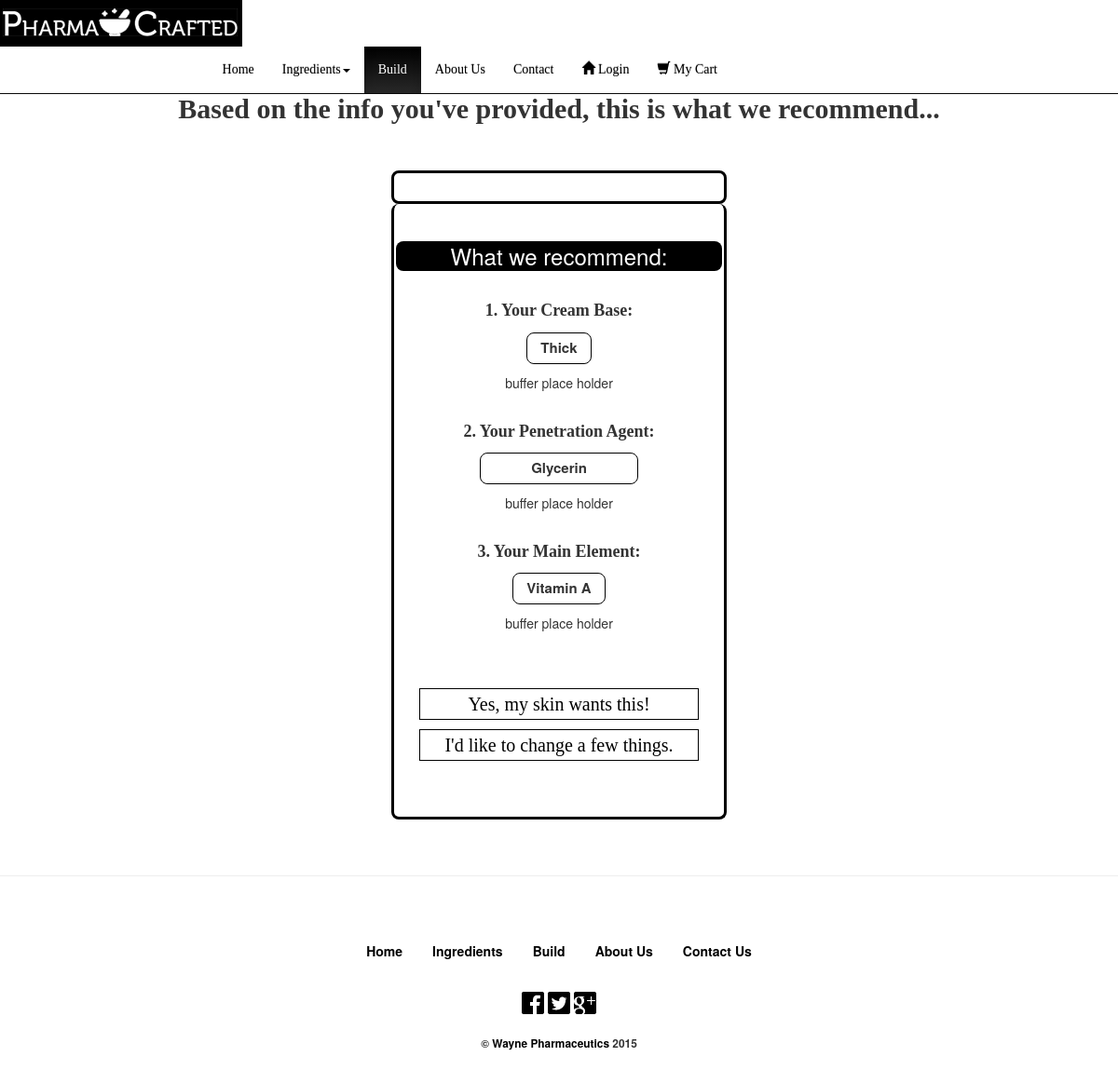
Page /users/1/result on the earlier database version.
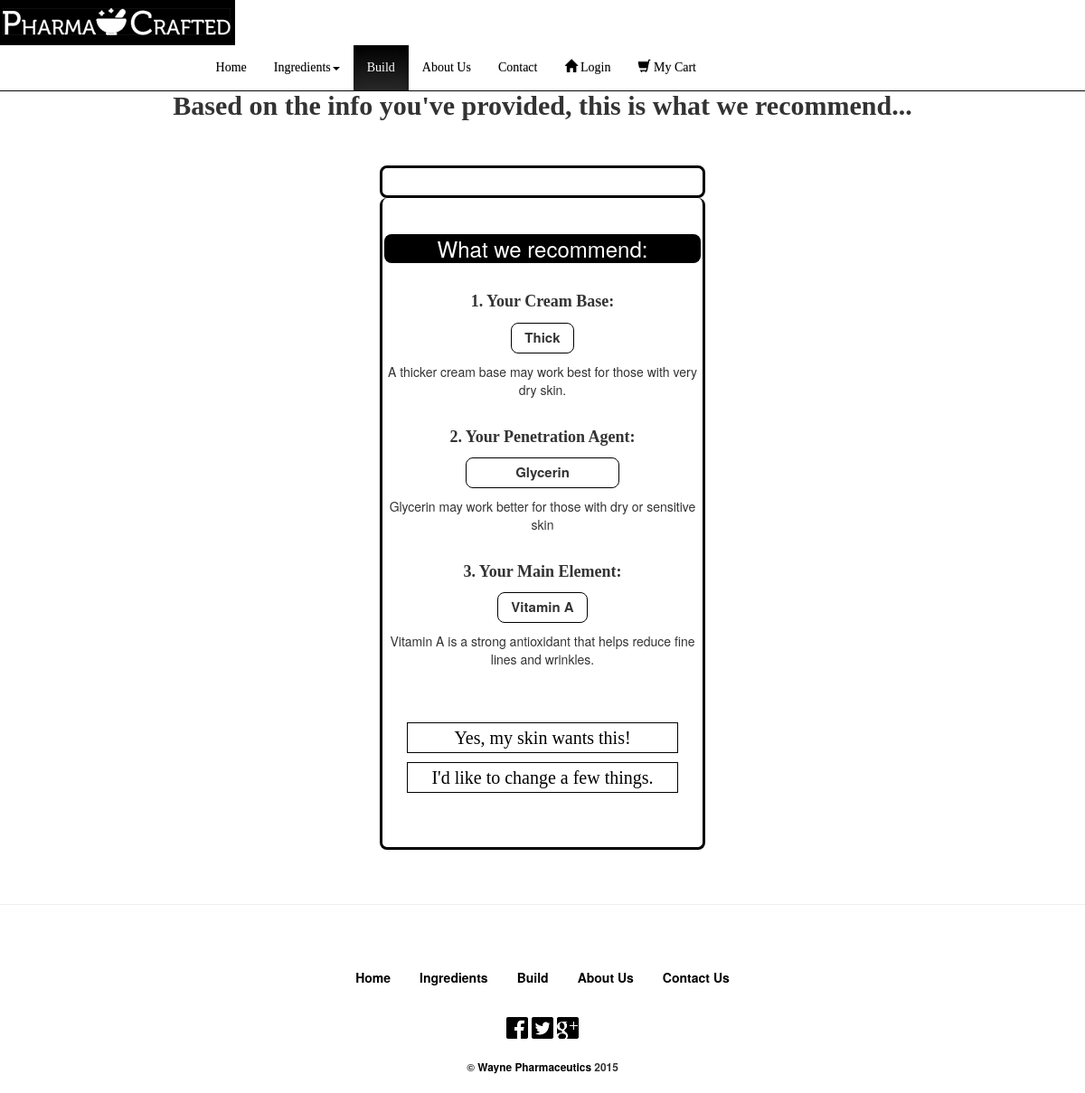
Same page on the later database version.
### creamUsers/models.py (models this page shows, shortened)
class Ingredient (models.Model):
	inType = models.CharField(max_length = 20)
	ingreName = models.CharField(max_length = 50)
	description = models.CharField(max_length = 100)

class Product (models.Model):
	price = models.DecimalField(max_digits=18, decimal_places=2, verbose_name=_('price'))
	ingredient1 = models.ForeignKey(Ingredient, related_name='ingredient_cream')
	ingredient2 = models.ForeignKey(Ingredient, related_name='ingredient_penetrate')
	ingredient3 = models.ForeignKey(Ingredient, related_name='ingredient_main', default=6)

### creamUsers/views.py (the view)
# urls.py: url(r'^(?P<product_id>\d+)/result$', views.resultNoAnswer, name='resultNoAnswer'),
def resultNoAnswer (request, product_id):
	prod = get_object_or_404(Product, pk=product_id)
	return render(request, 'creamUsers/prodResult.html', {'product' : prod, 'ingredient1':prod.ingredient1, 'ingredient2':prod.ingredient2,})

### creamUsers/templates/creamUsers/prodResult.html (shortened to what this page needs)
<!DOCTYPE html>
<html lang="en">
{% extends "baseNavFooter.html" %}
{% block content %}
{% load staticfiles %}
{% load bootstrap3 %}
<div class="page-row">
<nav class="navbar transparent navbar-inverse navbar-fixed-top" role="navigation">
	<div class="container-fluid col-md-8" style="float:center;border-left:0px; border-right:0px; margin-left:auto; margin-right: auto;">
		<div class="navbar-header">
			<a class="navbar-brand" style="" href="/"></a>
		</div>
		<div class="collapse navbar-collapse" id="bs-example-navbar-collapse-1">
		  <ul class="nav navbar-nav">
			<li><a href="/">Home</a></li>
			<li class="dropdown" href="plan.html"><a class="dropdown-toggle" data-toggle="dropdown" href="plan.html">Ingredients<span class="caret"></span></a>
			</li>
			<li class="active"><a href="/build/">Build</a></li>
			<li><a href="/about/">About Us</a></li>
			<li><a href="/contact/">Contact</a></li>
			{% if user.is_authenticated %}
			<li id="menu-gap"><a href="/users/"><span class="glyphicon glyphicon-user"></span> {{user.username}}</a></li>
			<li id="menu-gap"><a href="/logout/"><span class="glyphicon glyphicon-off"></span> Logout</a></li>
			{% else %}
			<li id="menu-gap"><a href="/login/"><span class="glyphicon glyphicon-home"></span> Login</a></li>
			{% endif %}
			<li><a href="{% url 'creamUsers:cartdetail' %}"><span class="glyphicon glyphicon-shopping-cart"></span> My Cart</a></li>
		  </ul>
		</div>
	</div>
</nav>
	<div id="buildtitle">
		<h2><center/><strong/></h2>
	</div>
	<h2 class="question">Based on the info you've provided, this is what we recommend...</h2><br/><br/>
	<div id="results" style="width:30%; margin-left: auto; margin-right: auto; text-align:center; border: 3px solid black; padding-bottom:30px; border-radius: 8px;">
	</div>
	<div id="suggestions" style="width:30%; margin-left: auto; margin-right: auto; text-align:center;border-radius: 8px; border-bottom: 3px solid black; border-left: 3px solid black; border-right: 3px solid black; text-align:center; padding-bottom:50px;">
		<br/><h3 style="padding:3px;color:white;background:black;border-radius:8px;width:350px;margin-left:auto;margin-right:auto;">What we recommend:</h3>
		<form action=""><br/>
			<p style="font-family:Museo; font-size: 18px">1. Your Cream Base:</p> <p class="resing" style="width:70px;">{{ingredient1.ingreName}}</p>
			<p style="font-weight:300;">{{ingredient1.description}}</p>
		</form>
		<form action=""><br/>
			<p style="font-family:Museo; font-size: 18px">2. Your Penetration Agent:</p> <p class="resing" style="width:170px;">{{ingredient2.ingreName}}</p>
			<p style="font-weight:300;">{{ingredient2.description}}</p>
		</form>
		<form action=""><br/>
			<p style="font-family:Museo; font-size: 18px">3. Your Main Element:</p> <p class="resing" style="width:100px;">{{product.ingredient3.ingreName}}</p>
			<p style="font-weight:300;">{{product.ingredient3.description}}</p>
			<br/><br/>
		</form>
		<div id="buttons">
		<a href = "{% url 'creamUsers:addproduct' product.id%}"><h4 class="h4link" style="border:1px solid black; font-family:Museo; font-size: 20px">Yes, my skin wants this!</h4></a>
		<a href = "{% url 'creamUsers:editProd' product.id %}"><h4 class="h4link" style="border:1px solid black; font-family:Museo; font-size: 20px">I'd like to change a few things.</h4></a>
		</div>
	</div><br/><br/>
</div>
{% endblock %}

### creamUsers/templates/baseNavFooter.html (shortened to what this page needs)
<!DOCTYPE html>
<html lang="en">
<head>
	{% load bootstrap3 %}
	{% load staticfiles %}
	<link rel="stylesheet" href= {% static 'creamUsers/bootstrap.css' %} type="text/css" />
	<link rel="stylesheet" href={% static 'creamUsers/style.css' %} type="text/css" />
	<link rel="stylesheet" href= {% static 'creamUsers/bootstrap.min.css' %}>
	<link rel="stylesheet" href={% static 'creamUsers/bootstrap-theme.min.css' %}>
</head>
<body>
{% block content %}
{% endblock %}
<footer class="page-row" style="display:block">
	<hr>
	<div class="container-fluid" style="text-align:center;margin-left:auto;margin-right:auto;left:0;right:0;">
		<div class="row">
			<div class="centered-pills">
				<ul class="nav nav-pills">
					<li><a href="/">Home</a></li>
					<li><a href="/plan/">Ingredients</a></li>
					<li><a href="/build/">Build</a></li>
					<li><a href="/about/">About Us</a></li>
					<li><a href="/contact/">Contact Us</a></li>
				</ul>
			</div>
			<div class="socialbuttons">
				<a href="https://www.facebook.com/pharmacrafted"><img src="{% static "creamUsers/images/fb.png" %}" alt="Like us on FB!"></a>
				<a href="https://twitter.com/PharmaCrafted"><img src="{% static "creamUsers/images/tweet.png" %}" alt="Follow Dr. Chen on Twitter!"></a>
				<a href="https://plus.google.com/+PharmacraftedForYou"><img src="{% static "creamUsers/images/gplus.png" %}" alt="Like us on Google Plus!"></a>
			</div>
			<div class="text-center">
				<small><strong> &copy; <a href="/">Wayne Pharmaceutics</a> 2015</strong></small>
			</div>
		</div>
	</div>
	<br/>
</footer>
</body>

### creamUsers/static/creamUsers/style.css (style rules this page uses)
hr { border: 0; height: 1px; background-image: -webkit-linear-gradient(left, rgba(0,0,0,0), rgba(0,0,0,0.75), rgba(0,0,0,0)); background-image: -moz-linear-gradient(left, rgba(0,0,0,0), rgba(0,0,0,0.75), rgba(0,0,0,0)); background-image: -ms-linear-gradient(left, rgba(0,0,0,0), rgba(0,0,0,0.75), rgba(0,0,0,0)); background-image: -o-linear-gradient(left, rgba(0,0,0,0), rgba(0,0,0,0.75), rgba(0,0,0,0)); }
body { display:table; width:100%; height:100%; overflow:scroll; -webkit-overflow-scrolling: touch; }
.page-row { display:table-row; height:1px; table-align:center; margin-left:auto; margin-right:auto; }
.navbar.transparent.navbar.navbar-fixed-top { -webkit-transiton: opacity 0.2s; -moz-transition: opacity 0.2s; -ms-transition: opacity 0.2s; -o-transition: opacity 0.2s; -transition: opacity 0.2s; }
.navbar-brand { background: url(images/logo.png) no-repeat; width:260px; }
.navbar>.container .navbar-brand, .navbar>.container-fluid .navbar-brand { font-size:30px; font-family: "Lobster Two"; opacity:1; }
.container-fluid { border-bottom:#dddddd; }
ul.nav.navbar-nav { float:right; font-family: "Museo"; }
body { padding-top:50px; }
.nav-pills>li>a { color:black; }
.centered-pills { text-align:center; }
.centered-pills ul.nav-pills { padding-top:40px; padding-bottom:20px; display:inline-block; }
.centered-pills li { display:inline; }
.centered-pills a { float:left; }
.socialbuttons { padding-bottom:20px; text-align:center; }
html, body, div, span, applet, object, iframe, h1, h2, h3, h4, h5, h6, p, blockquote, pre, a, abbr, acronym, address, big, cite, code, del, dfn, em, img, ins, kbd, q, s, samp, small, strike, strong, sub, sup, tt, var, b, u, i, center, dl, dt, dd, ol, ul, li, fieldset, form, label, legend, table, caption, tbody, tfoot, thead, tr, th, td, article, aside, canvas, details, embed, figure, figcaption, footer, header, hgroup, menu, nav, output, ruby, section, summary, time, mark, audio, video { margin: 0; padding: 0; border: 0; font-size: 100%; font: inherit; vertical-align: baseline; }
article, aside, details, figcaption, figure, footer, header, hgroup, menu, nav, section { display: block; }
body { line-height: 1; }
ol, ul { list-style: none; }
body { font: 13px/20px 'Lucida Grande', Tahoma, Verdana, sans-serif; color: #464646; }
#buildtitle { margin-top:100px; }
#buttons { text-align:center; font-family:Museo; }
.question { font-family:Museo; font-weight:700; text-align:center; margin-left:auto; margin-right:auto; }

### creamUsers/templates/creamUsers/prodResult.html (style rules this page uses)
h4.h4link { font-size:20px; color:black; background:white; width:300px; margin-left:auto; margin-right:auto; padding:5px; }
.resing { font-size:15px; padding-5px; border:1px solid black; border-radius:8px; margin-left:auto; margin-right:auto; text-align:center; padding-top:5px; padding-bottom:5px; }

Differences in the rows shown:
changed Ingredient "Thick": description "buffer place holder" → "A thicker cream base may work best for those with very dry skin."
changed Ingredient "Glycerin": description "buffer place holder" → "Glycerin may work better for those with dry or sensitive skin"
changed through a linked row, Product "Vitamin A": ingredient3.description "buffer place holder" → "Vitamin A is a strong antioxidant that helps reduce fine lines and wrinkles."
